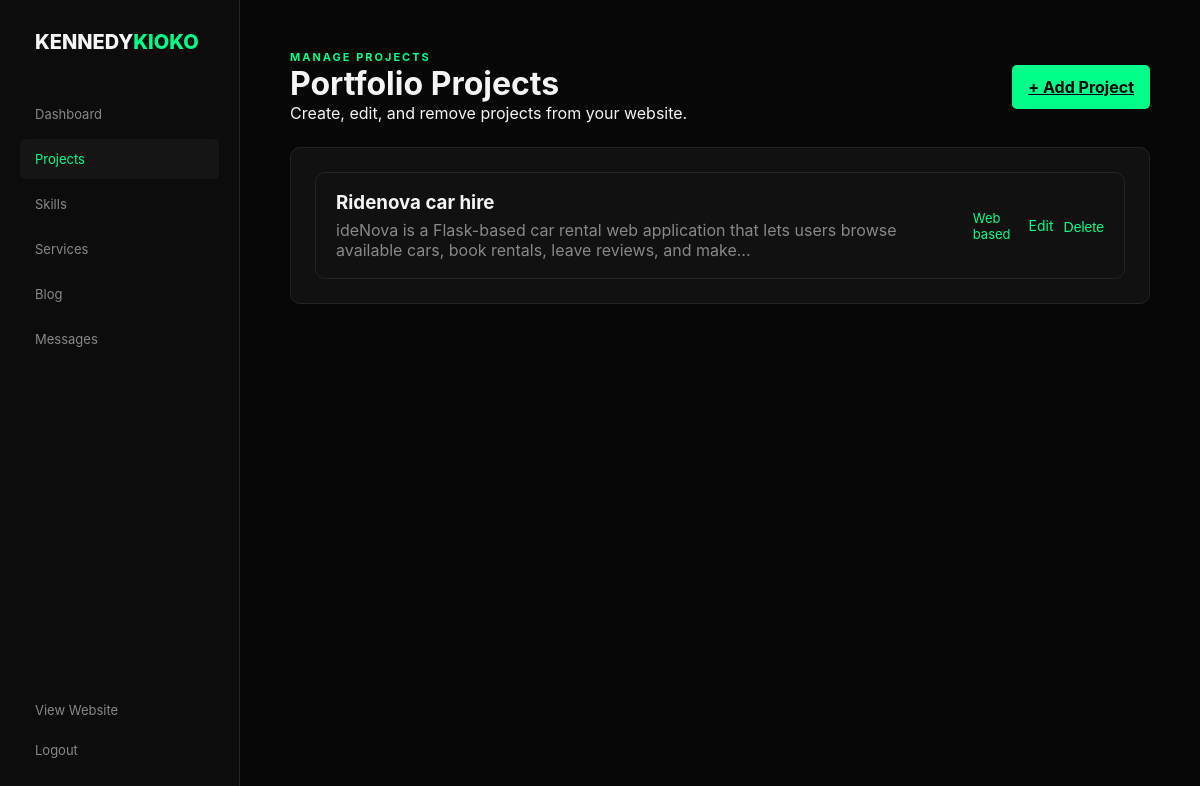
Page /admin/projects (signed in) on the committed database.
### app/models.py (models this page shows)
class Project(db.Model):
    id = db.Column(
        db.Integer,
        primary_key=True
    )
    title = db.Column(
        db.String(150),
        nullable=False
    )
    description = db.Column(
        db.Text,
        nullable=False
    )
    category = db.Column(
        db.String(100)
    )
    technologies = db.Column(
        db.String(500)
    )
    github_url = db.Column(
        db.String(500)
    )
    live_url = db.Column(
        db.String(500)
    )
    image = db.Column(
        db.String(500)
    )
    created_at = db.Column(
        db.DateTime,
        server_default=db.func.now()
    )

### app/admin.py (the view)
@admin.route("/projects")
@login_required
def projects():
    project_list = Project.query.order_by(Project.created_at.desc()).all()
    return render_template(
        "admin/projects.html",
        projects=project_list
    )

### app/__init__.py (called while the page is built)
def create_app():
    app = Flask(__name__)
    app.config.from_object(Config)
    db.init_app(app)
    login_manager.init_app(app)
    from app.routes import main
    from app.admin import admin
    app.register_blueprint(main)
    app.register_blueprint(admin)
    with app.app_context():
        from app.models import Admin, Project, Skill, Service
        db.create_all()
    @login_manager.user_loader
    def load_user(user_id):
        return db.session.get(
            Admin,
            int(user_id)
        )
    return app

### app/templates/admin/projects.html (shortened to what this page needs)
<!DOCTYPE html>
<html lang="en">
<head>
    <link rel="stylesheet" href="{{ url_for('static', filename='css/admin.css') }}">
</head>
<body>
    <div class="admin-layout">
        <aside class="sidebar">
            <div class="admin-logo">KENNEDY<span>KIOKO</span></div>
            <nav>
                <a href="{{ url_for('admin.dashboard') }}">Dashboard</a>
                <a href="{{ url_for('admin.projects') }}" class="active">Projects</a>
                <a href="{{ url_for('admin.skills') }}">Skills</a>
                <a href="{{ url_for('admin.services') }}">Services</a>
                <a href="#">Blog</a>
                <a href="#">Messages</a>
            </nav>
            <div class="sidebar-bottom">
                <a href="/" target="_blank">View Website</a>
                <a href="{{ url_for('admin.logout') }}">Logout</a>
            </div>
        </aside>
        <main class="admin-main">
            <div class="page-header">
                <div>
                    <p class="dashboard-label">MANAGE PROJECTS</p>
                    <h1>Portfolio Projects</h1>
                    <p>Create, edit, and remove projects from your website.</p>
                </div>
                <a href="{{ url_for('admin.new_project') }}" class="admin-button small">+ Add Project</a>
            </div>
            <div class="content-card">
                {% if projects %}
                    <div class="item-list">
                        {% for project in projects %}
                            <div class="item-card">
                                <div>
                                    <h3>{{ project.title }}</h3>
                                    <p>{{ project.description | truncate(140) }}</p>
                                </div>
                                <div class="item-meta">
                                    <span>{{ project.category or 'General' }}</span>
                                    <div class="action-links">
                                        <a href="{{ url_for('admin.edit_project', project_id=project.id) }}">Edit</a>
                                        <form method="post" action="{{ url_for('admin.delete_project', project_id=project.id) }}" onsubmit="return confirm('Delete this project?');">
                                            <button type="submit">Delete</button>
                                        </form>
                                    </div>
                                </div>
                            </div>
                        {% endfor %}
                    </div>
                {% else %}
                    <p class="empty-state">No projects yet. Add your first project to begin.</p>
                {% endif %}
            </div>
        </main>
    </div>
</body>
</html>

### app/static/css/admin.css (style rules this page uses)
:root { --background: #070707; --sidebar: #0c0c0c; --surface: #111111; --border: #242424; --text: #f5f5f5; --muted: #888888; --accent: #00ff88; }
* { margin: 0; padding: 0; box-sizing: border-box; }
body { font-family: Inter, Arial, sans-serif; background: var(--background); color: var(--text); }
.login-logo span, .admin-logo span { color: var(--accent); }
.login-label, .dashboard-label { color: var(--accent); font-size: 11px; letter-spacing: 2px; font-weight: bold; }
.admin-button { width: 100%; padding: 14px; background: var(--accent); color: black; border: none; border-radius: 5px; font-weight: bold; cursor: pointer; }
.admin-layout { min-height: 100vh; display: flex; }
.sidebar { width: 240px; position: fixed; left: 0; top: 0; bottom: 0; padding: 30px 20px; background: var(--sidebar); border-right: 1px solid var(--border); display: flex; flex-direction: column; }
.admin-logo { font-size: 20px; font-weight: 800; padding: 0 15px 40px; }
.sidebar nav { display: flex; flex-direction: column; gap: 5px; }
.sidebar nav a, .sidebar-bottom a { padding: 12px 15px; color: #888; text-decoration: none; border-radius: 5px; font-size: 13px; }
.sidebar nav a:hover, .sidebar nav a.active { color: var(--accent); background: #151515; }
.sidebar-bottom { margin-top: auto; display: flex; flex-direction: column; }
.admin-main { margin-left: 240px; width: calc(100% - 240px); padding: 50px; }
.dashboard-card, .content-card, .item-card { background: var(--surface); border: 1px solid var(--border); border-radius: 10px; }
.page-header { display: flex; justify-content: space-between; align-items: center; gap: 16px; margin-bottom: 24px; }
.small { width: auto; display: inline-block; padding: 12px 16px; }
.content-card { padding: 24px; }
.item-list { display: flex; flex-direction: column; gap: 14px; }
.item-card { padding: 18px 20px; display: flex; justify-content: space-between; gap: 15px; align-items: center; }
.item-card h3 { margin-bottom: 6px; }
.item-card p { color: var(--muted); }
.item-meta { display: flex; align-items: center; gap: 18px; }
.item-meta span { color: var(--accent); font-size: 13px; }
.action-links { display: flex; align-items: center; gap: 10px; }
.action-links a, .action-links button, .secondary-link { color: var(--accent); text-decoration: none; background: transparent; border: none; cursor: pointer; font-size: 14px; }
.action-links form { display: inline-block; }

### rows in the picture
Project: title "Ridenova car hire", description "ideNova is a Flask-based car rental web application that lets users browse available cars, book rentals, leave reviews, and make...", category "Web based"
